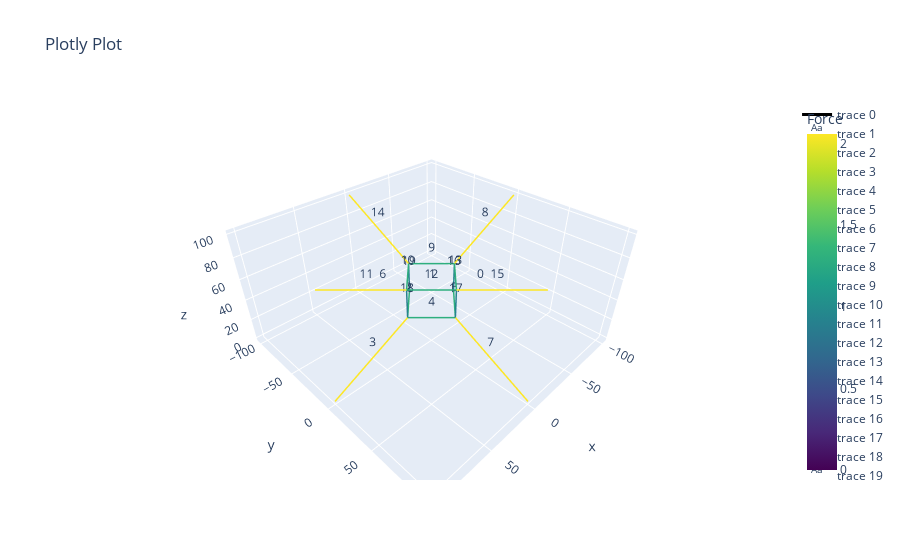

Write notebook code for a chart like this one.
### Code cell
# Note that the coordinates of the vertices will change after equilibrium is reached.
model_name  = '3D_structure_1'
vertices    = np.array([[-10, 0, 0], 
                        [-5, 0, 0], 
                        [5, 0, 0],
                        [10, 0, 0],
                        [0, 10, 0],
                        [0, 5, 0],
                        [0, -5, 0],
                        [0, -10, 0],
                        [-10, 0, 10], 
                        [-5, 0, 5], 
                        [5, 0, 5],
                        [10, 0, 10],
                        [0, 10, 10],
                        [0, 5, 5],
                        [0, -5, 5],
                        [0, -10, 10]])*10  # The coordinates of the vertices in mm
edges       = [[0, 1], [1, 6], [6, 2], [3, 2], [2, 5], [1, 5], [6, 7], [5, 4],
               [8, 9], [9, 14], [10, 14], [11, 10], [10, 13], [13, 9], [14, 15], [13, 12],
               [9, 1], [5, 13], [2, 10], [14, 6]]                  # The edges of the network.
paths       = [[0, 1, 2, 4 ,7], [8, 16, 5, 17, 15], [11, 12, 13, 9, 14], [3, 18, 10, 19, 6]]   # 3D printable paths. Ensure an edge is not flipped.]
directions  = [1, 1, 1, 1, 1, 1, 1, 1,
               1, 1, 1, 1, 1, 1, 1, 1,
               1, 1, 1, 1]          # Flip the curvature of an edge by setting the direction to -1.

q_ring      = .7
q_connectors = .5

q           = np.array([q_connectors, q_ring, q_ring, q_connectors, q_ring, q_ring, q_connectors, q_connectors,
                        q_connectors, q_ring, q_ring, q_connectors, q_ring, q_ring, q_connectors, q_connectors,
                        q_ring, q_ring, q_ring, q_ring])/20
fixed       = [0, 3, 4, 7, 8, 11, 12, 15]  # Fixed vertices

# Create the network
net = Network_custom.from_fd(vertices, edges, q, fixed, paths = paths, dir = directions)

# The topology of structure is fixed after generation, but you can update force densities after making the network
# q[0] = .10
# net.update_shape(q)

# Plot the network like this
net.net_plot(color=True, elables = True, vlabels = False)

(net.vertices == vertices).all() # Please understand that this is False

### Figure 1 — Plotly figure (JSON) as saved in the notebook; plotly's stock layout.template omitted (floating-point values rounded to 4 significant figures)
{"data": [{"line": {"color": [2.06, 2.06, 0, 1.303, 1.303, 0, 1.303, 1.303, 0, 2.06, 2.06, 0, 1.303, 1.303, 0, 1.303, 1.303, 0, 2.06, 2.06, 0, 2.06, 2.06, 0, 2.06, 2.06, 0, 1.303, 1.303, 0, 1.303, 1.303, 0, 2.06, 2.06, 0, 1.303, 1.303, 0, 1.303, 1.303, 0, 2.06, 2.06, 0, 2.06, 2.06, 0, 0.9211, 0.9211, 0, 0.9211, 0.9211, 0, 0.9211, 0.9211, 0, 0.9211, 0.9211, 0], "colorbar": {"title": {"text": "Force"}}, "colorscale": [[0, "#440154"], [0.1111, "#482878"], [0.2222, "#3e4989"], [0.3333, "#31688e"], [0.4444, "#26828e"], [0.5556, "#1f9e89"], [0.6667, "#35b779"], [0.7778, "#6ece58"], [0.8889, "#b5de2b"], [1, "#fde725"]], "showscale": true, "width": 3}, "mode": "lines", "type": "scatter3d", "x": [-100, -26.32, null, -26.32, -5.933e-16, null, -5.933e-16, 26.32, null, 100, 26.32, null, 26.32, -2.609e-15, null, -26.32, -2.609e-15, null, -5.933e-16, 0, null, -2.609e-15, 0, null, -100, -26.32, null, -26.32, -8.54e-16, null, 26.32, -8.54e-16, null, 100, 26.32, null, 26.32, -3.662e-15, null, -3.662e-15, -26.32, null, -8.54e-16, 0, null, -3.662e-15, 0, null, -26.32, -26.32, null, -2.609e-15, -3.662e-15, null, 26.32, 26.32, null, -8.54e-16, -5.933e-16, null], "y": [0, 4.294e-16, null, 4.294e-16, -26.32, null, -26.32, -3.162e-16, null, 0, -3.162e-16, null, -3.162e-16, 26.32, null, 4.294e-16, 26.32, null, -26.32, -100, null, 26.32, 100, null, 0, 4.767e-15, null, 4.767e-15, -26.32, null, 1.998e-15, -26.32, null, 0, 1.998e-15, null, 1.998e-15, 26.32, null, 26.32, 4.767e-15, null, -26.32, -100, null, 26.32, 100, null, 4.767e-15, 4.294e-16, null, 26.32, 26.32, null, -3.162e-16, 1.998e-15, null, -26.32, -26.32, null], "z": [0, 36.84, null, 36.84, 36.84, null, 36.84, 36.84, null, 0, 36.84, null, 36.84, 36.84, null, 36.84, 36.84, null, 36.84, 0, null, 36.84, 0, null, 100, 63.16, null, 63.16, 63.16, null, 63.16, 63.16, null, 100, 63.16, null, 63.16, 63.16, null, 63.16, 63.16, null, 63.16, 100, null, 63.16, 100, null, 63.16, 36.84, null, 36.84, 63.16, null, 36.84, 63.16, null, 63.16, 36.84, null]}, {"mode": "text", "text": ["0"], "type": "scatter3d", "x": [-63.16], "y": [2.147e-16], "z": [18.42]}, {"mode": "text", "text": ["1"], "type": "scatter3d", "x": [-13.16], "y": [-13.16], "z": [36.84]}, {"mode": "text", "text": ["2"], "type": "scatter3d", "x": [13.16], "y": [-13.16], "z": [36.84]}, {"mode": "text", "text": ["3"], "type": "scatter3d", "x": [63.16], "y": [-1.581e-16], "z": [18.42]}, {"mode": "text", "text": ["4"], "type": "scatter3d", "x": [13.16], "y": [13.16], "z": [36.84]}, {"mode": "text", "text": ["5"], "type": "scatter3d", "x": [-13.16], "y": [13.16], "z": [36.84]}, {"mode": "text", "text": ["6"], "type": "scatter3d", "x": [-2.967e-16], "y": [-63.16], "z": [18.42]}, {"mode": "text", "text": ["7"], "type": "scatter3d", "x": [-1.305e-15], "y": [63.16], "z": [18.42]}, {"mode": "text", "text": ["8"], "type": "scatter3d", "x": [-63.16], "y": [2.383e-15], "z": [81.58]}, {"mode": "text", "text": ["9"], "type": "scatter3d", "x": [-13.16], "y": [-13.16], "z": [63.16]}, {"mode": "text", "text": ["10"], "type": "scatter3d", "x": [13.16], "y": [-13.16], "z": [63.16]}, {"mode": "text", "text": ["11"], "type": "scatter3d", "x": [63.16], "y": [9.988e-16], "z": [81.58]}, {"mode": "text", "text": ["12"], "type": "scatter3d", "x": [13.16], "y": [13.16], "z": [63.16]}, {"mode": "text", "text": ["13"], "type": "scatter3d", "x": [-13.16], "y": [13.16], "z": [63.16]}, {"mode": "text", "text": ["14"], "type": "scatter3d", "x": [-4.27e-16], "y": [-63.16], "z": [81.58]}, {"mode": "text", "text": ["15"], "type": "scatter3d", "x": [-1.831e-15], "y": [63.16], "z": [81.58]}, {"mode": "text", "text": ["16"], "type": "scatter3d", "x": [-26.32], "y": [2.598e-15], "z": [50.0]}, {"mode": "text", "text": ["17"], "type": "scatter3d", "x": [-3.136e-15], "y": [26.32], "z": [50.0]}, {"mode": "text", "text": ["18"], "type": "scatter3d", "x": [26.32], "y": [8.407e-16], "z": [50.0]}, {"mode": "text", "text": ["19"], "type": "scatter3d", "x": [-7.237e-16], "y": [-26.32], "z": [50.0]}], "layout": {"scene": {"aspectmode": "data"}, "title": {"text": "Plotly Plot"}}}
